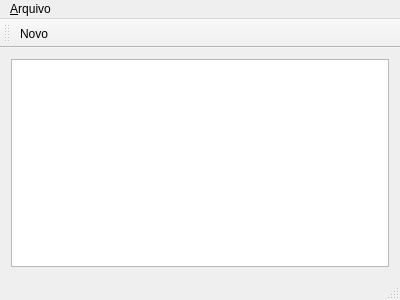
<?xml version="1.0" encoding="UTF-8"?>
<ui version="4.0">
 <class>Editor</class>
 <widget class="QMainWindow" name="Editor">
  <property name="geometry">
   <rect>
    <x>0</x>
    <y>0</y>
    <width>400</width>
    <height>300</height>
   </rect>
  </property>
  <property name="windowTitle">
   <string>PSOL_Vim</string>
  </property>
  <widget class="QWidget" name="centralWidget">
   <layout class="QVBoxLayout" name="verticalLayout">
    <item>
     <widget class="QTextEdit" name="textEdit">
      <property name="layoutDirection">
       <enum>Qt::LeftToRight</enum>
      </property>
     </widget>
    </item>
   </layout>
  </widget>
  <widget class="QMenuBar" name="menuBar">
   <property name="geometry">
    <rect>
     <x>0</x>
     <y>0</y>
     <width>400</width>
     <height>25</height>
    </rect>
   </property>
   <widget class="QMenu" name="menu_Arquivo">
    <property name="title">
     <string>&amp;Arquivo</string>
    </property>
    <addaction name="action_Novo"/>
    <addaction name="separator"/>
    <addaction name="actionSair"/>
   </widget>
   <addaction name="menu_Arquivo"/>
  </widget>
  <widget class="QStatusBar" name="statusBar"/>
  <widget class="QToolBar" name="toolBar">
   <property name="windowTitle">
    <string>toolBar</string>
   </property>
   <attribute name="toolBarArea">
    <enum>TopToolBarArea</enum>
   </attribute>
   <attribute name="toolBarBreak">
    <bool>false</bool>
   </attribute>
   <addaction name="action_Novo"/>
  </widget>
  <action name="action_Novo">
   <property name="icon">
    <iconset>
     <normaloff>../../../../../../../Dropbox/icons/55.png</normaloff>../../../../../../../Dropbox/icons/55.png</iconset>
   </property>
   <property name="text">
    <string>&amp;Novo</string>
   </property>
   <property name="shortcut">
    <string>Ctrl+N</string>
   </property>
  </action>
  <action name="actionSair">
   <property name="text">
    <string>&amp;Sair</string>
   </property>
  </action>
 </widget>
 <layoutdefault spacing="6" margin="11"/>
 <resources/>
 <connections/>
</ui>
